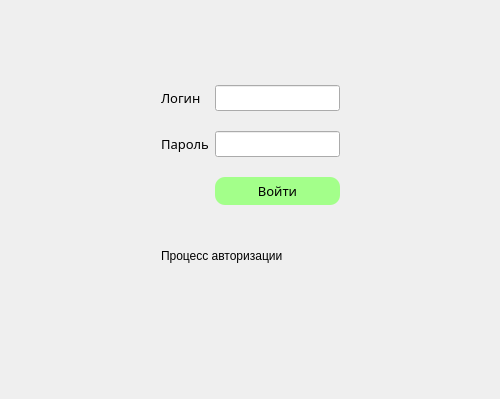
<?xml version="1.0" encoding="UTF-8"?>
<ui version="4.0">
 <class>MainWindow</class>
 <widget class="QMainWindow" name="MainWindow">
  <property name="geometry">
   <rect>
    <x>0</x>
    <y>0</y>
    <width>500</width>
    <height>399</height>
   </rect>
  </property>
  <property name="minimumSize">
   <size>
    <width>300</width>
    <height>300</height>
   </size>
  </property>
  <property name="maximumSize">
   <size>
    <width>500</width>
    <height>500</height>
   </size>
  </property>
  <property name="windowTitle">
   <string>MainWindow</string>
  </property>
  <widget class="QWidget" name="centralwidget">
   <layout class="QGridLayout" name="gridLayout_2" rowstretch="1,1,1,1">
    <item row="1" column="0">
     <spacer name="horizontalSpacer">
      <property name="orientation">
       <enum>Qt::Horizontal</enum>
      </property>
      <property name="sizeHint" stdset="0">
       <size>
        <width>40</width>
        <height>20</height>
       </size>
      </property>
     </spacer>
    </item>
    <item row="0" column="1">
     <layout class="QHBoxLayout" name="horizontalLayout">
      <item>
       <spacer name="horizontalSpacer_4">
        <property name="orientation">
         <enum>Qt::Horizontal</enum>
        </property>
        <property name="sizeHint" stdset="0">
         <size>
          <width>40</width>
          <height>20</height>
         </size>
        </property>
       </spacer>
      </item>
      <item>
       <widget class="QLabel" name="update_btn">
        <property name="sizePolicy">
         <sizepolicy hsizetype="Expanding" vsizetype="Preferred">
          <horstretch>0</horstretch>
          <verstretch>0</verstretch>
         </sizepolicy>
        </property>
        <property name="maximumSize">
         <size>
          <width>70</width>
          <height>70</height>
         </size>
        </property>
        <property name="text">
         <string/>
        </property>
        <property name="pixmap">
         <pixmap>imgs/refresh.png</pixmap>
        </property>
        <property name="scaledContents">
         <bool>true</bool>
        </property>
       </widget>
      </item>
      <item>
       <spacer name="horizontalSpacer_3">
        <property name="orientation">
         <enum>Qt::Horizontal</enum>
        </property>
        <property name="sizeHint" stdset="0">
         <size>
          <width>40</width>
          <height>20</height>
         </size>
        </property>
       </spacer>
      </item>
     </layout>
    </item>
    <item row="2" column="1">
     <widget class="QLabel" name="label_3">
      <property name="text">
       <string>Процесс авторизации</string>
      </property>
     </widget>
    </item>
    <item row="1" column="2">
     <spacer name="horizontalSpacer_2">
      <property name="orientation">
       <enum>Qt::Horizontal</enum>
      </property>
      <property name="sizeHint" stdset="0">
       <size>
        <width>40</width>
        <height>20</height>
       </size>
      </property>
     </spacer>
    </item>
    <item row="3" column="1">
     <spacer name="verticalSpacer">
      <property name="orientation">
       <enum>Qt::Vertical</enum>
      </property>
      <property name="sizeHint" stdset="0">
       <size>
        <width>20</width>
        <height>40</height>
       </size>
      </property>
     </spacer>
    </item>
    <item row="1" column="1">
     <layout class="QGridLayout" name="gridLayout" rowstretch="3,0,0,0" columnstretch="2,0">
      <property name="horizontalSpacing">
       <number>6</number>
      </property>
      <property name="verticalSpacing">
       <number>20</number>
      </property>
      <item row="1" column="0">
       <widget class="QLabel" name="label">
        <property name="font">
         <font>
          <family>HP Simplified</family>
          <pointsize>10</pointsize>
         </font>
        </property>
        <property name="text">
         <string>Логин</string>
        </property>
       </widget>
      </item>
      <item row="1" column="1">
       <widget class="QLineEdit" name="lineEdit">
        <property name="font">
         <font>
          <family>HP Simplified</family>
          <pointsize>10</pointsize>
         </font>
        </property>
        <property name="styleSheet">
         <string notr="true"/>
        </property>
       </widget>
      </item>
      <item row="2" column="0">
       <widget class="QLabel" name="label_2">
        <property name="font">
         <font>
          <family>HP Simplified</family>
          <pointsize>10</pointsize>
         </font>
        </property>
        <property name="text">
         <string>Пароль</string>
        </property>
       </widget>
      </item>
      <item row="2" column="1">
       <widget class="QLineEdit" name="lineEdit_2">
        <property name="font">
         <font>
          <family>HP Simplified</family>
          <pointsize>10</pointsize>
         </font>
        </property>
        <property name="styleSheet">
         <string notr="true"/>
        </property>
       </widget>
      </item>
      <item row="3" column="1">
       <widget class="QPushButton" name="pushButton">
        <property name="font">
         <font>
          <family>HP Simplified</family>
          <pointsize>10</pointsize>
         </font>
        </property>
        <property name="styleSheet">
         <string notr="true">*{
	border-radius: 10px;
	background-color: rgb(163, 255, 138);
	padding: 5px;
}
*:hover {
	background-color: rgb(158, 255, 47);
	cursor: pointer;
}</string>
        </property>
        <property name="text">
         <string>Войти</string>
        </property>
       </widget>
      </item>
     </layout>
    </item>
   </layout>
  </widget>
 </widget>
 <resources/>
 <connections/>
</ui>
